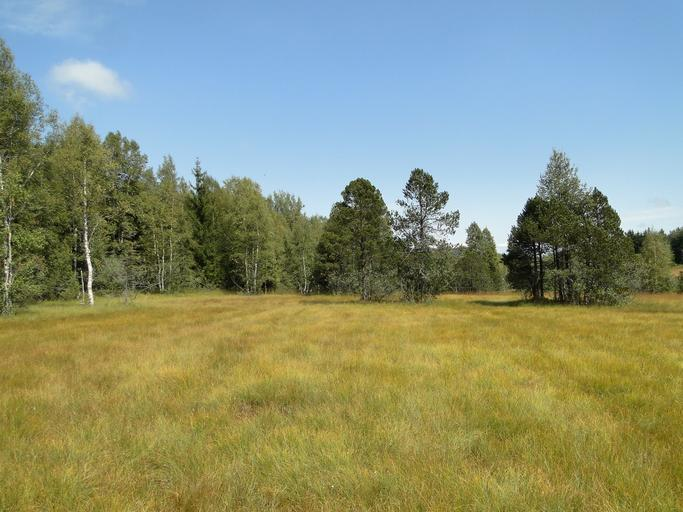
#> input picture 31RP Rozrobka Prykladnyh-program/5/landscape_red_thurm_schwyz.jpg, 683 x 512 px, found by its file name
$ python run.py
#> lines starting #> are read from the running program, lines starting #| are printed output that depends on the picture
import os
import matplotlib.image as img
import matplotlib.pyplot as plt
from scipy.cluster.vq import whiten, kmeans
import pandas as pd

image_path=r'E:\Universytet\31RP Rozrobka Prykladnyh-program\5\landscape_red_thurm_schwyz.jpg'
image=img.imread(image_path)
#> image is the input picture: shape (512, 683, 3); mean R, G, B 138.1, 147, 120.1

red,green,blue=[],[],[]
for row in image:
    for current_red,current_green,current_blue in row:
        red.append(current_red)
        green.append(current_green)
        blue.append(current_blue)
#> after the loop, blue = 349696 items; green = 349696 items; red = 349696 items

df=pd.DataFrame({'red':red,'green':green,'blue':blue})
#> df = table of 349696 rows and 3 columns
df['scaled_red']=whiten(df['red'])
df['scaled_green']=whiten(df['green'])
df['scaled_blue']=whiten(df['blue'])

cluster_centers,_=kmeans(df[['scaled_red','scaled_blue','scaled_green']],3)
#> cluster_centers = [[4.1, 0.798, 3.17], [1.95, 0.512, 1.72], [4.02, 2.74, 4.33]]
red_std,green_std,blue_std=df[['red','green','blue']].std()
#> red_std = 37.55; green_std = 44.23; blue_std = 83.06

colors=[]
for red_scaled,green_scaled,blue_scaled in cluster_centers:
    colors.append((red_scaled*red_std/255,green_scaled*green_std/255,blue_scaled*blue_std/255))
#> this loop made 3 passes
#> after the loop, colors = [(0.603, 0.138, 1.03), (0.288, 0.0888, 0.562), (0.592, 0.476, 1.41)]

# limit number of colors here by selected value from slider
colors_number=3

colors=colors[:3]
plt.imshow([colors])
plt.show()
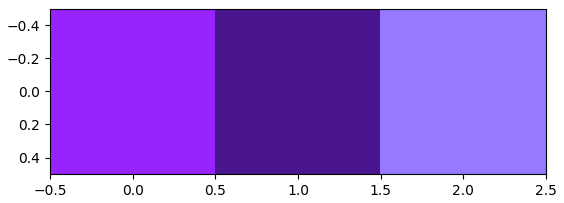
#> figure drawn by matplotlib, 1 panel

$ run again, with 31RP Rozrobka Prykladnyh-program/5/landscape_moor_nature_reserve.jpg copied over 31RP Rozrobka Prykladnyh-program/5/landscape_red_thurm_schwyz.jpg
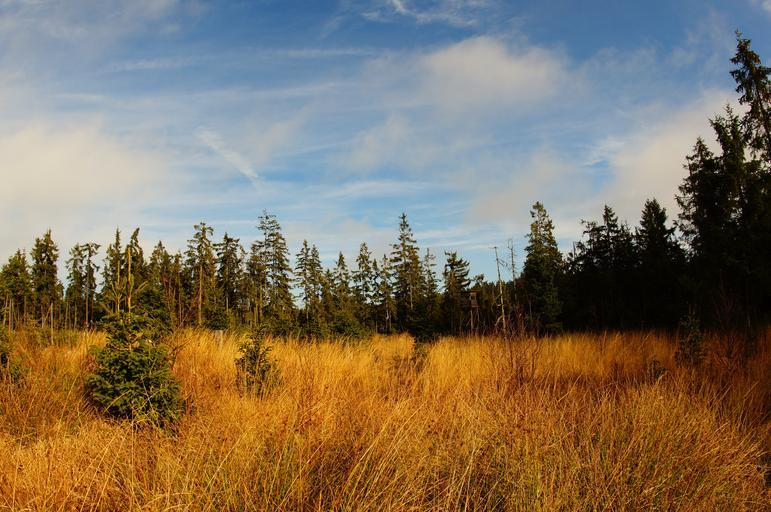
#> input picture 31RP Rozrobka Prykladnyh-program/5/landscape_moor_nature_reserve.jpg, 771 x 512 px, found by its file name
#> image is the input picture: shape (512, 771, 3); mean R, G, B 128.6, 114.2, 95.1
#> after the loop `for row in image:`: blue = 394752 items
#> df = table of 394752 rows and 3 columns
#> cluster_centers = [[2.61, 2.2, 2.77], [0.922, 0.115, 0.523], [2.84, 0.363, 1.69]]
#> red_std = 56.41; green_std = 59.48; blue_std = 81.53
#> the loop `for red_scaled,green_scaled,blue_scaled in cluster_centers:` made 3 passes
#> after the loop `for red_scaled,green_scaled,blue_scaled in cluster_centers:`: colors = [(0.578, 0.513, 0.886), (0.204, 0.0268, 0.167), (0.629, 0.0847, 0.539)]
#> `plt.show()`:
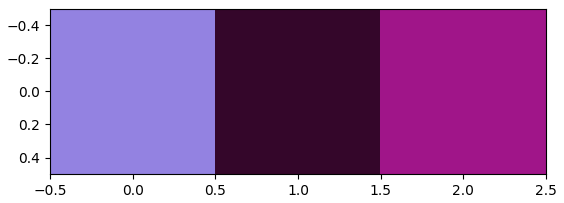
#> figure drawn by matplotlib, 1 panel

$ run again, with 31RP Rozrobka Prykladnyh-program/5/nature_reserve_moor_forest_0.jpg copied over 31RP Rozrobka Prykladnyh-program/5/landscape_red_thurm_schwyz.jpg
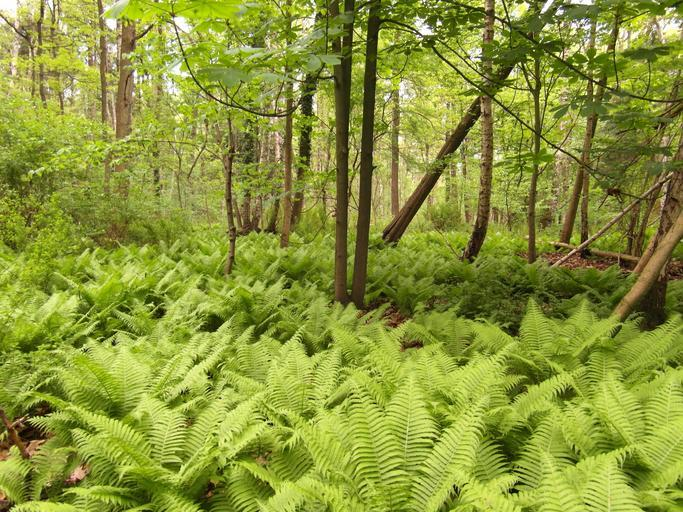
#> input picture 31RP Rozrobka Prykladnyh-program/5/nature_reserve_moor_forest_0.jpg, 683 x 512 px, found by its file name
#> image is the input picture: shape (512, 683, 3); mean R, G, B 138.1, 149.5, 57.4
#> after the loop `for row in image:`: blue = 349696 items
#> df = table of 349696 rows and 3 columns
#> cluster_centers = [[1.67, 0.461, 1.69], [4.06, 2.61, 4.03], [2.98, 1.31, 3.05]]
#> red_std = 47.32; green_std = 50.76; blue_std = 39.78
#> the loop `for red_scaled,green_scaled,blue_scaled in cluster_centers:` made 3 passes
#> after the loop `for red_scaled,green_scaled,blue_scaled in cluster_centers:`: colors = [(0.31, 0.0918, 0.264), (0.754, 0.519, 0.628), (0.552, 0.26, 0.475)]
#> `plt.show()`:
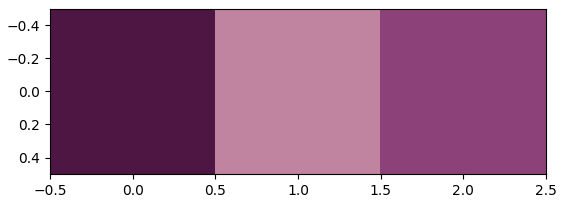
#> figure drawn by matplotlib, 1 panel
